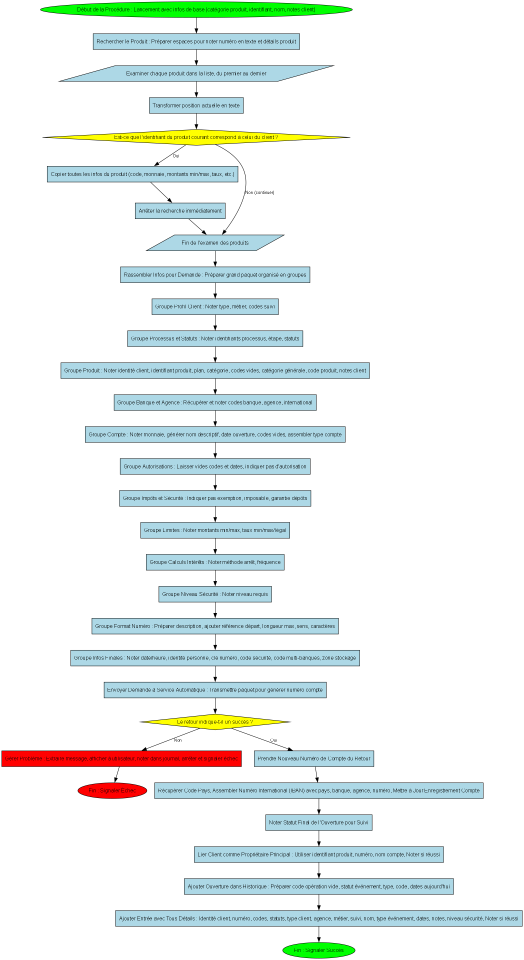
#> input picture backend/data/process.png, 1572 x 2880 px (shown at 1/3 size)
$ python -i scanner.py   (imports and definitions only)
#> lines starting #> are read from the running program, lines starting #| are printed output that depends on the picture; after the words box and inside, x2 and y2 are one past the last pixel; in counts of white or black regions, pixels touching at a corner belong together
"""
processor/scanner.py
Moteur de scanning professionnel - Qualité CamScanner / Adobe Scan
Compatible avec opencv-python==4.7.0.72
"""

import cv2
import numpy as np
from typing import Optional, Tuple, List
from dataclasses import dataclass
from enum import Enum


class ScanMode(Enum):
    AUTO = "auto"
    DOCUMENT = "document"
    WHITEBOARD = "whiteboard"
    RECEIPT = "receipt"
    DIAGRAM = "diagram"
    CLARITY = "clarity"  # 🆕 Clarté maximale pour caméras faibles


@dataclass
class ScanResult:
    """Résultat du scanning"""
    success: bool
    processed_image: bytes
    confidence: float = 0.0
    corners: Optional[np.ndarray] = None
    original_size: Optional[Tuple[int, int]] = None
    scanned_size: Optional[Tuple[int, int]] = None
    error: Optional[str] = None


# [110 lines left out: function scan_document, not called in this run]


def detect_document_corners(img: np.ndarray) -> Optional[np.ndarray]:
    """
    Détection robuste des 4 coins du document
    Version améliorée avec seuils plus permissifs
    """

    # Resize pour traitement rapide
    max_dim = 1000  # Augmenté pour meilleure précision
    h, w = img.shape[:2]
    ratio = min(max_dim / w, max_dim / h, 1.0)

    if ratio < 1.0:
        resized = cv2.resize(img, None, fx=ratio, fy=ratio, interpolation=cv2.INTER_AREA)
    else:
        resized = img.copy()
        ratio = 1.0

    # Conversion grayscale
    gray = cv2.cvtColor(resized, cv2.COLOR_BGR2GRAY)

    # Méthode 1: Canny classique
    corners1 = detect_with_canny(gray, ratio)

    # Méthode 2: Adaptive threshold
    corners2 = detect_with_adaptive(gray, ratio)

    # Méthode 3: Morphologie
    corners3 = detect_with_morphology(gray, ratio)

    # Sélectionner le meilleur résultat
    candidates = [c for c in [corners1, corners2, corners3] if c is not None]

    if not candidates:
        return None

    # Choisir celui avec la plus grande aire
    best = max(candidates, key=lambda c: cv2.contourArea(c))

    # Vérifier que c'est bien un rectangle (pas trop déformé)
    area = cv2.contourArea(best)
    rect = cv2.minAreaRect(best)
    rect_area = rect[1][0] * rect[1][1]
    rectangularity = area / (rect_area + 1e-6)

    # Si trop déformé, rejeter
    if rectangularity < 0.75:
        return None

    return best


def detect_with_canny(gray: np.ndarray, ratio: float) -> Optional[np.ndarray]:
    """Détection via Canny edge detection"""

    blurred = cv2.GaussianBlur(gray, (5, 5), 0)

    # Auto-threshold basé sur médiane
    median = np.median(blurred)
    low = int(max(0, 0.5 * median))
    high = int(min(255, 1.5 * median))

    edges = cv2.Canny(blurred, low, high)

    # Dilatation pour connecter les contours
    kernel = np.ones((3, 3), np.uint8)
    dilated = cv2.dilate(edges, kernel, iterations=2)

    return find_largest_quad(dilated, ratio, gray.shape)


def detect_with_adaptive(gray: np.ndarray, ratio: float) -> Optional[np.ndarray]:
    """Détection via seuillage adaptatif"""

    blurred = cv2.GaussianBlur(gray, (11, 11), 0)
    thresh = cv2.adaptiveThreshold(
        blurred, 255,
        cv2.ADAPTIVE_THRESH_GAUSSIAN_C,
        cv2.THRESH_BINARY_INV,
        11, 2
    )

    kernel = np.ones((5, 5), np.uint8)
    morph = cv2.morphologyEx(thresh, cv2.MORPH_CLOSE, kernel)

    return find_largest_quad(morph, ratio, gray.shape)


def detect_with_morphology(gray: np.ndarray, ratio: float) -> Optional[np.ndarray]:
    """Détection via opérations morphologiques"""

    blurred = cv2.bilateralFilter(gray, 9, 75, 75)

    # Gradient morphologique
    kernel = np.ones((5, 5), np.uint8)
    gradient = cv2.morphologyEx(blurred, cv2.MORPH_GRADIENT, kernel)

    _, thresh = cv2.threshold(gradient, 0, 255, cv2.THRESH_BINARY + cv2.THRESH_OTSU)

    # Fermeture pour connecter
    closed = cv2.morphologyEx(thresh, cv2.MORPH_CLOSE, kernel, iterations=2)

    return find_largest_quad(closed, ratio, gray.shape)


def find_largest_quad(binary: np.ndarray, ratio: float, shape: Tuple) -> Optional[np.ndarray]:
    """Trouve le plus grand quadrilatère dans une image binaire"""

    contours, _ = cv2.findContours(binary, cv2.RETR_EXTERNAL, cv2.CHAIN_APPROX_SIMPLE)

    if not contours:
        return None

    # Trier par aire
    contours = sorted(contours, key=cv2.contourArea, reverse=True)[:10]

    min_area = shape[0] * shape[1] * 0.05  # Réduit à 5% (était 10%)

    for contour in contours:
        area = cv2.contourArea(contour)
        if area < min_area:
            continue

        peri = cv2.arcLength(contour, True)

        # Essayer plusieurs précisions d'approximation
        for epsilon_factor in [0.02, 0.03, 0.04, 0.05]:
            approx = cv2.approxPolyDP(contour, epsilon_factor * peri, True)

            if len(approx) == 4:
                # Vérifier la convexité
                if cv2.isContourConvex(approx):
                    # Retour aux coordonnées originales
                    corners = approx.reshape(4, 2) / ratio
                    return order_points(corners)

    return None


# [241 lines left out: functions order_points, four_point_transform, enhance_diagram, enhance_auto, enhance_document, enhance_whiteboard and 2 more, not called in this run]

>>> import cv2
>>> picture = cv2.imread('../../backend/data/process.png')
#> picture is the input picture: shape (2880, 1572, 3); mean B, G, R 239.6, 241.3, 234.8
>>> result = detect_document_corners(picture)
#> in detect_document_corners, `gray = cv2.cvtColor(resized, cv2.COLOR_BGR2GRAY)`:
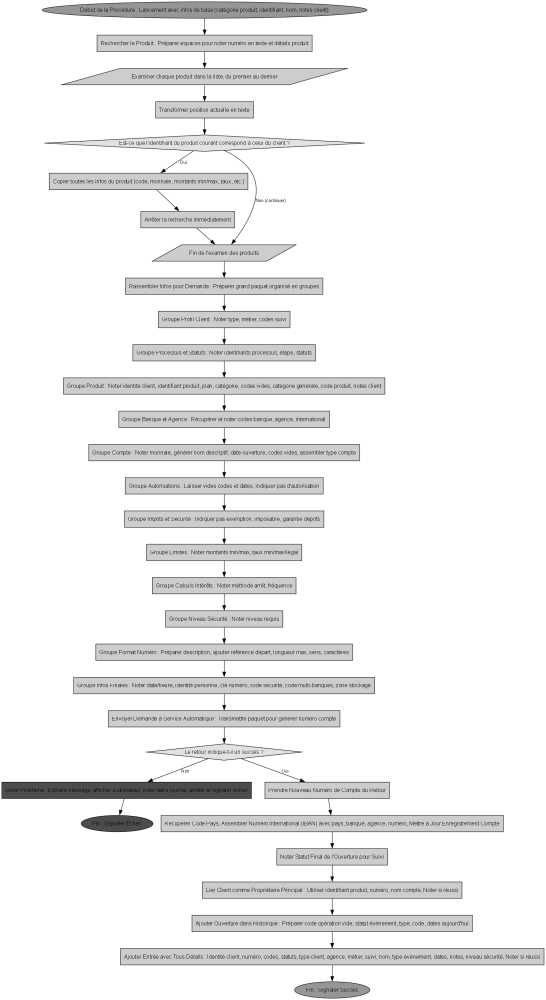
#> gray: shape (1000, 546); min 0, max 255, mean 239.2
#> in detect_with_canny, `median = np.median(blurred)`: median = 255
#> in detect_with_canny, `low = int(max(0, 0.5 * median))`: low = 127
#> in detect_with_canny, `high = int(min(255, 1.5 * median))`: high = 255
#> in detect_with_canny, `edges = cv2.Canny(blurred, low, high)`:
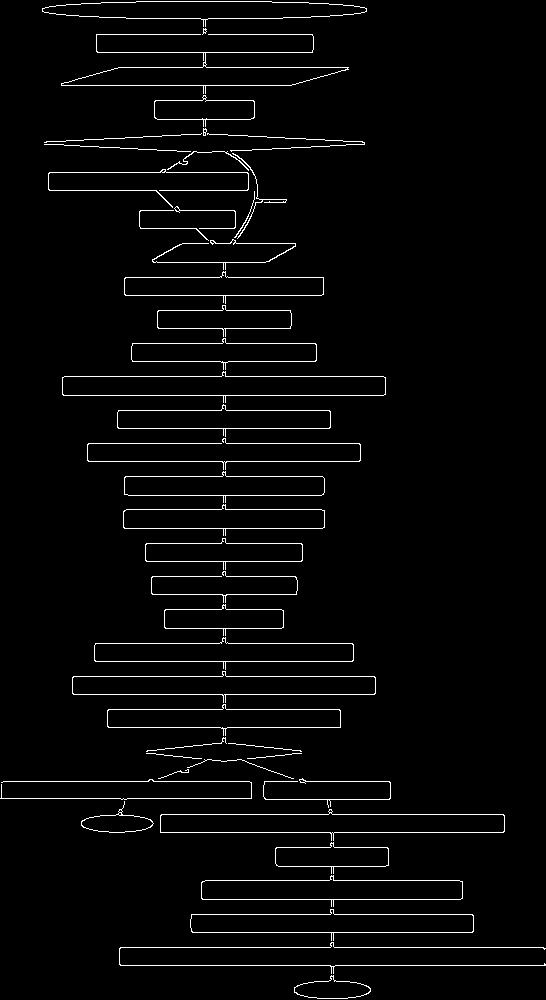
#> edges: shape (1000, 546); 2.9% white in thin lines or dots
#> in detect_with_canny, `dilated = cv2.dilate(edges, kernel, iterations=2)`:
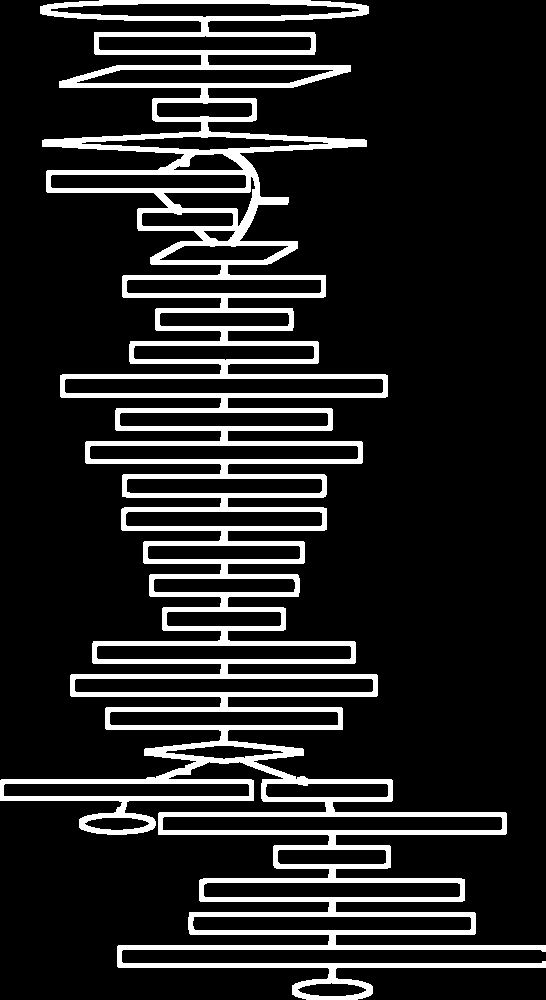
#> dilated: shape (1000, 546); 14.1% white; 1 white region
#> in find_largest_quad, `contours, _ = cv2.findContours(binary, cv2.RETR_EXTERNAL, cv2.CHAIN_AP..`: contours = 1 contour; box (x1, y1, x2, y2) and area: (0, 0, 546, 1000) 145726
#> the loop in find_largest_quad, `for contour in contours:` made 1 pass
#> (area, peri) on pass 1: (145726, 15937.8)
#> in detect_with_adaptive, `thresh = cv2.adaptiveThreshold( blurred, 255, cv2.ADAPTIVE_THRESH_GAUS..`: thresh: shape (1000, 546); 14.1% white; 64 white regions (2 under 20 px), largest, box (x1, y1, x2, y2) and area: (62, 376, 386, 757) 24289, (119, 847, 546, 997) 10417, (60, 24, 349, 136) 6101
#> in detect_with_adaptive, `morph = cv2.morphologyEx(thresh, cv2.MORPH_CLOSE, kernel)`:
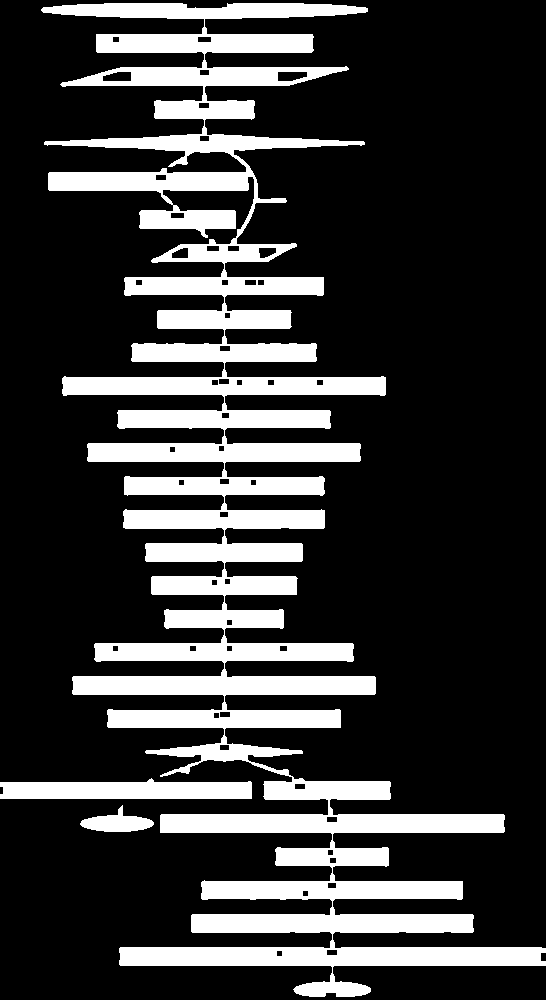
#> morph: shape (1000, 546); 21.4% white; 3 white regions
#> in find_largest_quad (call 2), `contours, _ = cv2.findContours(binary, cv2.RETR_EXTERNAL, cv2.CHAIN_AP..`: contours = 3 contours; box (x1, y1, x2, y2) and area: (41, 3, 546, 997) 106722, (0, 778, 252, 799) 4014, (80, 805, 154, 832) 940
#> the loop in find_largest_quad (call 2), `for contour in contours:` made 3 passes
#> area on passes 2 to 3: 4013.5, 940.5
#> (area, peri) on pass 1: (106721.5, 15144.4)
#> in detect_with_morphology, `gradient = cv2.morphologyEx(blurred, cv2.MORPH_GRADIENT, kernel)`:
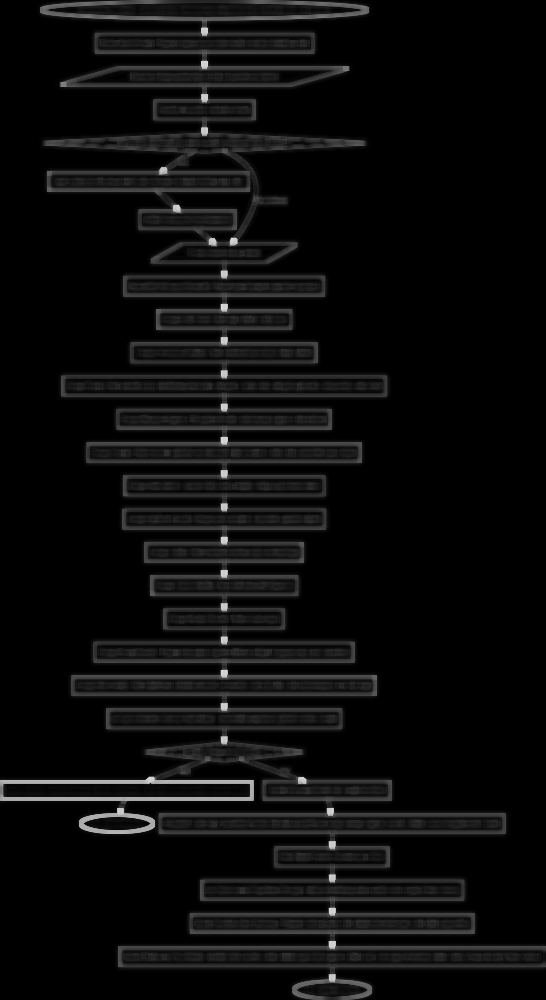
#> gradient: shape (1000, 546); min 0, max 218, mean 11.8
#> in detect_with_morphology, `_, thresh = cv2.threshold(gradient, 0, 255, cv2.THRESH_BINARY + cv2.TH..`:
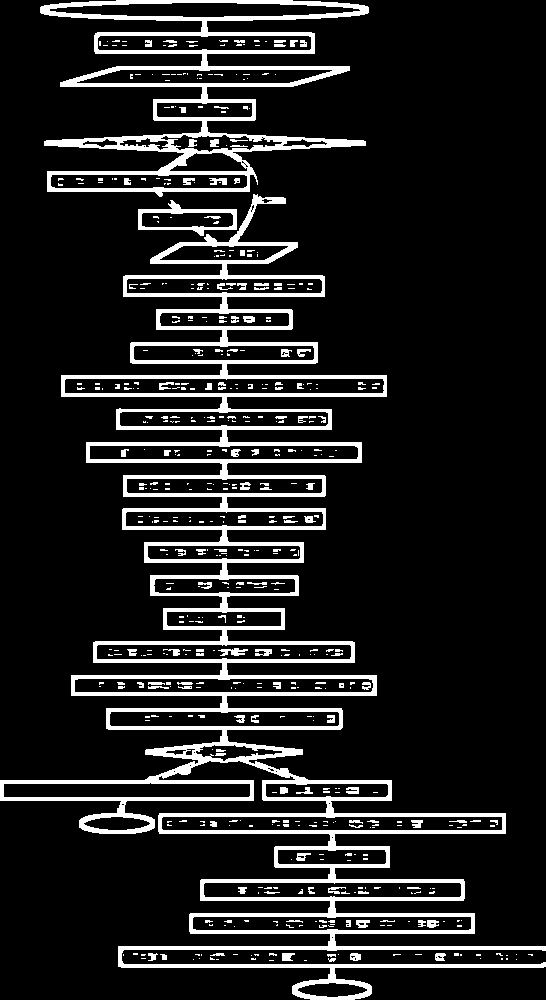
#> thresh: shape (1000, 546); 12.8% white; 543 white regions (421 under 20 px), largest, box (x1, y1, x2, y2) and area: (0, 194, 546, 1000) 47700, (40, 0, 369, 197) 13323, (138, 200, 237, 236) 948
#> in detect_with_morphology, `closed = cv2.morphologyEx(thresh, cv2.MORPH_CLOSE, kernel, iterations=2)`:
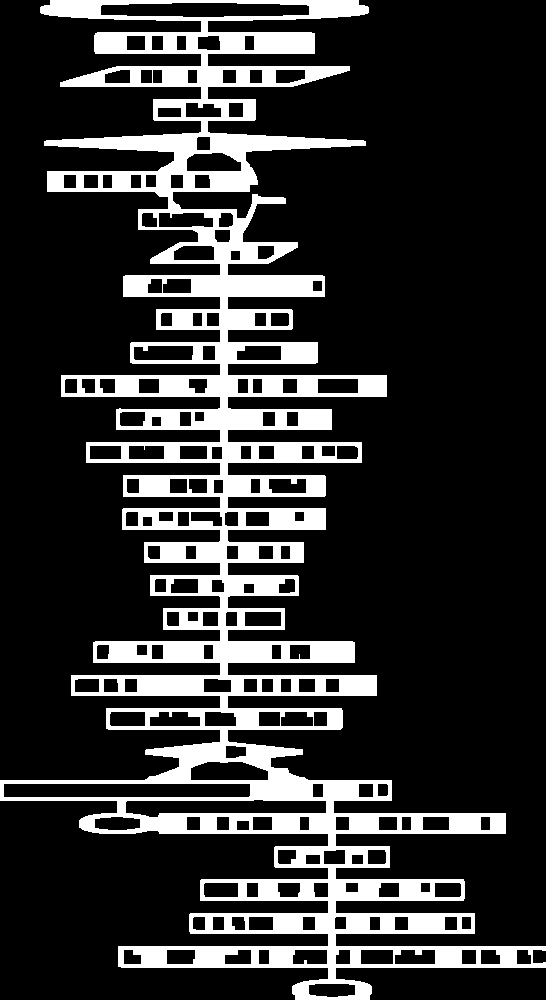
#> closed: shape (1000, 546); 19% white; 1 white region
#> in find_largest_quad (call 3), `contours, _ = cv2.findContours(binary, cv2.RETR_EXTERNAL, cv2.CHAIN_AP..`: contours = 1 contour; box (x1, y1, x2, y2) and area: (0, 0, 546, 1000) 143416
#> in detect_document_corners, `candidates = [c for c in [corners1, corners2, corners3] if c is not No..`: candidates = []
